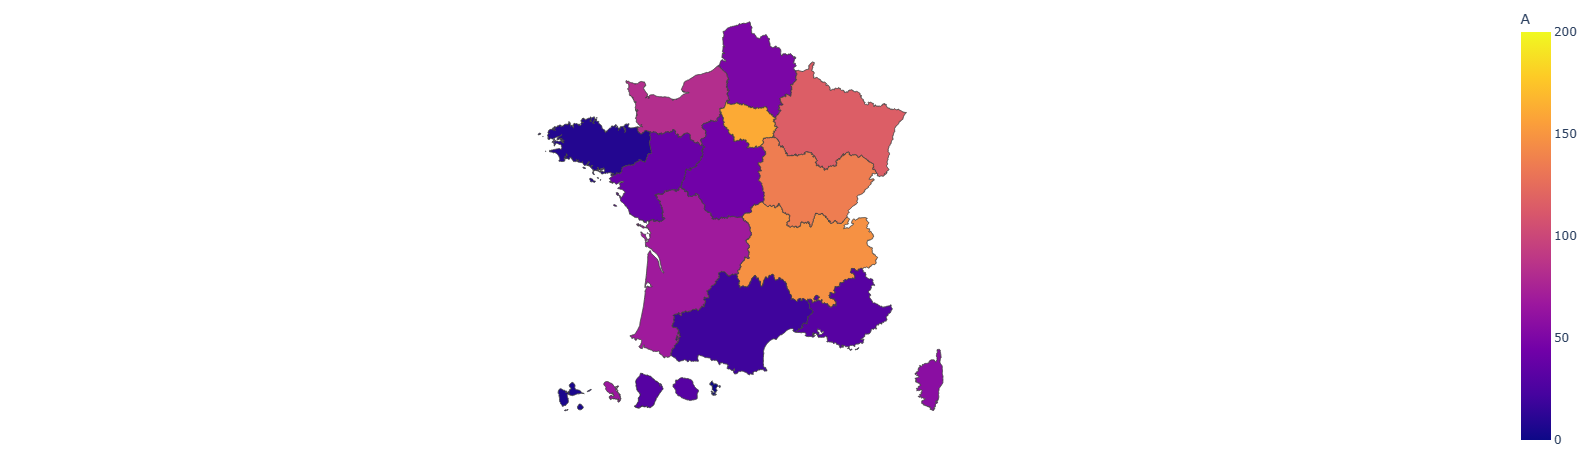

Generate this figure with Python:
from dash import Dash, dcc, html, Input, Output
import plotly.express as px
import geopandas as gpd
import pandas as pd
import numpy as np

geo = gpd.read_file('data\geometry\Tl2_fr.json')

df = pd.read_csv('data\data_csv\data_tl2_fr.csv', usecols=['REG_ID', 'Région',
                                             'Indicateur', 'SEX', 'Genre', 'POS', 'Année', 'Value'])

# regiondemographique.csv est une exportation du site de l'OCDE que j'ai effectuée
indi = df['Indicateur'][3]
df = df[(df.Indicateur == indi) & (df.Année == 2005) & (df.SEX == 'T')]

data = df.merge(geo,left_on = 'Région',right_on = 'libgeo',how = 'right')[['libgeo','Value']]

data['A'] = np.random.exponential(80,18)
data['B'] = np.random.exponential(80,18)
data['C'] = np.random.exponential(80,18)

geojson_dict = geo.__geo_interface__#conversion des géométries en format geojson


app = Dash(__name__)

app.layout = html.Div(
    [
        html.H4("MAP"),
        html.P("Select a letter :"),
        dcc.RadioItems(
            id="letter",
            options=["A", "B", "C"],
            value="A",
            inline=True,
        ),
        dcc.Graph(id="graph"),
    ]
)


@app.callback(
    Output("graph", "figure"),
    Input("letter", "value"),
)
def display_choropleth(letter):
    
    
    fig = px.choropleth(
        data,
        geojson=geojson_dict,
        color=letter,
        locations="libgeo",
        featureidkey="properties.libgeo",
        projection="mercator",
        range_color=[0, 200],
    )
    fig.update_geos(fitbounds="locations", visible=False)
    fig.update_layout(margin={"r": 0, "t": 0, "l": 0, "b": 0})
    return fig


if __name__ == "__main__":
    app.run_server(debug=True)
